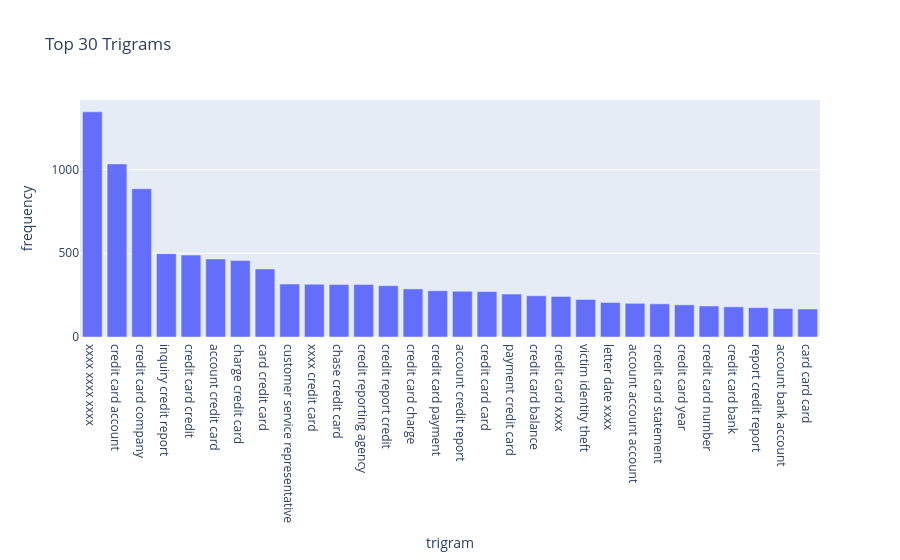

Notebook code cell kept with this figure:
### Code cell
#Write your code here to find the top 30 trigram frequency among the complaints in the cleaned datafram(df_clean).
trigram_vec = CountVectorizer(ngram_range=(3,3), max_features=30)
trigram_matrix = trigram_vec.fit_transform(df_clean['complaint_POS_removed'].dropna())
trigram_freq = dict(zip(trigram_vec.get_feature_names_out(), trigram_matrix.toarray().sum(axis=0)))
trigram_df = pd.DataFrame(sorted(trigram_freq.items(), key = lambda x: x[1], reverse=True), columns=  ['trigram', 'frequency'])

fig = px.bar(trigram_df, x ='trigram', y='frequency', title = 'Top 30 Trigrams')
fig.show()

### Figure 1 — Plotly figure (JSON) as saved in the notebook; plotly's stock layout.template omitted (floating-point values rounded to 4 significant figures)
{"data": [{"hovertemplate": "trigram=%{x}<br>frequency=%{y}<extra></extra>", "legendgroup": "", "marker": {"color": "#636efa", "pattern": {"shape": ""}}, "name": "", "orientation": "v", "showlegend": false, "textposition": "auto", "type": "bar", "x": ["xxxx xxxx xxxx", "credit card account", "credit card company", "inquiry credit report", "credit card credit", "account credit card", "charge credit card", "card credit card", "customer service representative", "xxxx credit card", "chase credit card", "credit reporting agency", "credit report credit", "credit card charge", "credit card payment", "account credit report", "credit card card", "payment credit card", "credit card balance", "credit card xxxx", "victim identity theft", "letter date xxxx", "account account account", "credit card statement", "credit card year", "credit card number", "credit card bank", "report credit report", "account bank account", "card card card"], "xaxis": "x", "y": [1344, 1033, 885, 497, 489, 466, 456, 406, 316, 315, 313, 313, 306, 287, 276, 273, 271, 256, 246, 242, 224, 206, 201, 198, 192, 185, 180, 175, 170, 167], "yaxis": "y"}], "layout": {"barmode": "relative", "legend": {"tracegroupgap": 0}, "title": {"text": "Top 30 Trigrams"}, "xaxis": {"anchor": "y", "domain": [0, 1], "title": {"text": "trigram"}}, "yaxis": {"anchor": "x", "domain": [0, 1], "title": {"text": "frequency"}}}}
